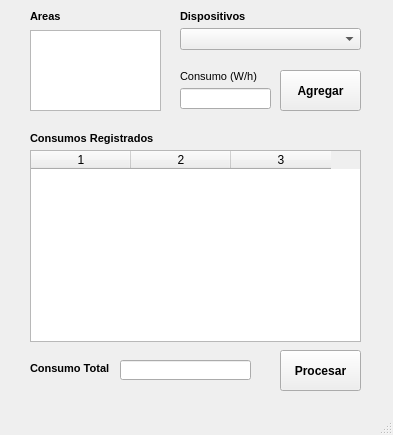
<?xml version="1.0" encoding="UTF-8"?>
<ui version="4.0">
 <class>frmConsumo</class>
 <widget class="QMainWindow" name="frmConsumo">
  <property name="geometry">
   <rect>
    <x>0</x>
    <y>0</y>
    <width>393</width>
    <height>435</height>
   </rect>
  </property>
  <property name="windowTitle">
   <string>Administración de Consumo</string>
  </property>
  <widget class="QWidget" name="centralwidget">
   <widget class="QLabel" name="lblAreas">
    <property name="geometry">
     <rect>
      <x>30</x>
      <y>10</y>
      <width>47</width>
      <height>13</height>
     </rect>
    </property>
    <property name="font">
     <font>
      <pointsize>8</pointsize>
      <weight>75</weight>
      <bold>true</bold>
     </font>
    </property>
    <property name="text">
     <string>Areas</string>
    </property>
   </widget>
   <widget class="QLabel" name="lblAreas_2">
    <property name="geometry">
     <rect>
      <x>30</x>
      <y>130</y>
      <width>151</width>
      <height>16</height>
     </rect>
    </property>
    <property name="font">
     <font>
      <pointsize>8</pointsize>
      <weight>75</weight>
      <bold>true</bold>
     </font>
    </property>
    <property name="text">
     <string>Consumos Registrados</string>
    </property>
   </widget>
   <widget class="QLabel" name="lblDispo">
    <property name="geometry">
     <rect>
      <x>180</x>
      <y>8</y>
      <width>91</width>
      <height>16</height>
     </rect>
    </property>
    <property name="font">
     <font>
      <pointsize>8</pointsize>
      <weight>75</weight>
      <bold>true</bold>
     </font>
    </property>
    <property name="text">
     <string>Dispositivos</string>
    </property>
   </widget>
   <widget class="QLabel" name="lblConsumoWh">
    <property name="geometry">
     <rect>
      <x>180</x>
      <y>68</y>
      <width>91</width>
      <height>16</height>
     </rect>
    </property>
    <property name="font">
     <font>
      <pointsize>8</pointsize>
      <weight>50</weight>
      <bold>false</bold>
     </font>
    </property>
    <property name="text">
     <string>Consumo (W/h)</string>
    </property>
   </widget>
   <widget class="QListWidget" name="lstAreas">
    <property name="geometry">
     <rect>
      <x>30</x>
      <y>30</y>
      <width>131</width>
      <height>81</height>
     </rect>
    </property>
   </widget>
   <widget class="QTableWidget" name="tblRegistrado">
    <property name="geometry">
     <rect>
      <x>30</x>
      <y>150</y>
      <width>331</width>
      <height>192</height>
     </rect>
    </property>
    <property name="showGrid">
     <bool>true</bool>
    </property>
    <property name="columnCount">
     <number>3</number>
    </property>
    <column/>
    <column/>
    <column/>
   </widget>
   <widget class="QComboBox" name="cmbDispositivos">
    <property name="geometry">
     <rect>
      <x>180</x>
      <y>28</y>
      <width>181</width>
      <height>22</height>
     </rect>
    </property>
   </widget>
   <widget class="QLineEdit" name="txtConsumoWH">
    <property name="geometry">
     <rect>
      <x>180</x>
      <y>88</y>
      <width>91</width>
      <height>21</height>
     </rect>
    </property>
   </widget>
   <widget class="QPushButton" name="btnAgregar">
    <property name="geometry">
     <rect>
      <x>280</x>
      <y>70</y>
      <width>81</width>
      <height>41</height>
     </rect>
    </property>
    <property name="font">
     <font>
      <weight>75</weight>
      <bold>true</bold>
     </font>
    </property>
    <property name="text">
     <string>Agregar</string>
    </property>
   </widget>
   <widget class="QLabel" name="lblConsumo">
    <property name="geometry">
     <rect>
      <x>30</x>
      <y>360</y>
      <width>151</width>
      <height>16</height>
     </rect>
    </property>
    <property name="font">
     <font>
      <pointsize>8</pointsize>
      <weight>75</weight>
      <bold>true</bold>
     </font>
    </property>
    <property name="text">
     <string>Consumo Total</string>
    </property>
   </widget>
   <widget class="QLineEdit" name="txtTotal">
    <property name="geometry">
     <rect>
      <x>120</x>
      <y>360</y>
      <width>131</width>
      <height>20</height>
     </rect>
    </property>
   </widget>
   <widget class="QPushButton" name="btnProcesar">
    <property name="geometry">
     <rect>
      <x>280</x>
      <y>350</y>
      <width>81</width>
      <height>41</height>
     </rect>
    </property>
    <property name="font">
     <font>
      <weight>75</weight>
      <bold>true</bold>
     </font>
    </property>
    <property name="text">
     <string>Procesar</string>
    </property>
   </widget>
  </widget>
  <widget class="QMenuBar" name="menubar">
   <property name="geometry">
    <rect>
     <x>0</x>
     <y>0</y>
     <width>393</width>
     <height>21</height>
    </rect>
   </property>
  </widget>
  <widget class="QStatusBar" name="statusbar"/>
 </widget>
 <resources/>
 <connections/>
</ui>
